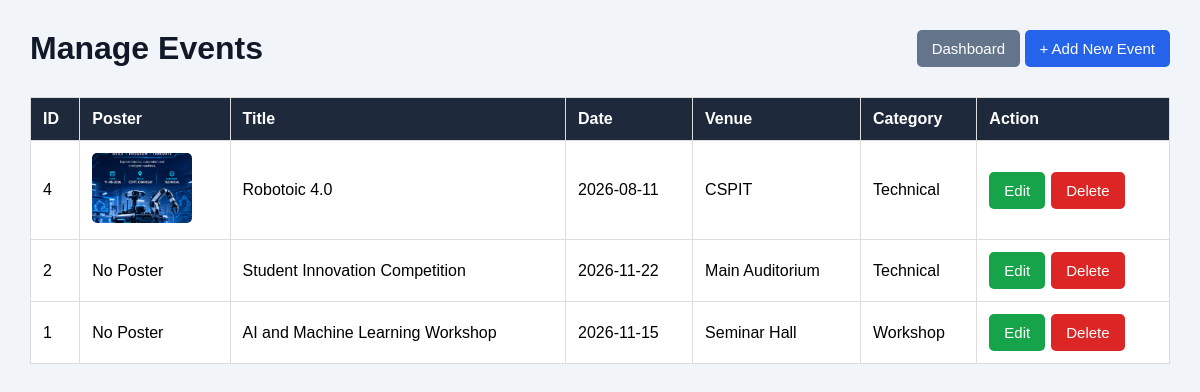
Page /admin/events.php (signed in) on the committed database.
### tables this page shows
CREATE TABLE `events` (
  `id` int(11) NOT NULL,
  `title` varchar(180) NOT NULL,
  `description` text NOT NULL,
  `event_date` date NOT NULL,
  `venue` varchar(180) NOT NULL,
  `category` varchar(60) NOT NULL,
  `status` enum('Open','Closed') NOT NULL DEFAULT 'Open',
  `poster` varchar(255) DEFAULT NULL,
  `created_at` timestamp NOT NULL DEFAULT current_timestamp(),
  `updated_at` timestamp NOT NULL DEFAULT current_timestamp() ON UPDATE current_timestamp()
);

### admin/events.php (the view, shortened to what this page needs)
<?php
require_once "../config/db.php";
$result = $conn->query("SELECT * FROM events ORDER BY id DESC");
?>
<!DOCTYPE html>
<html lang="en">
<head>
</head>
<body>
<div class="container">
    <div class="header">
        <h1>Manage Events</h1>
        <div>
            <a href="dashboard.php" class="btn dashboard-btn">
                Dashboard
            </a>
            <a href="add_event.php" class="btn add-btn">
                + Add New Event
            </a>
        </div>
    </div>
    <table>
        <thead>
            <tr>
                <th>ID</th>
                <th>Poster</th>
                <th>Title</th>
                <th>Date</th>
                <th>Venue</th>
                <th>Category</th>
                <th>Action</th>
            </tr>
        </thead>
        <tbody>
        <?php if ($result->num_rows > 0): ?>
            <?php while ($event = $result->fetch_assoc()): ?>
                <tr>
                    <td>
                        <?= (int)$event['id'] ?>
                    </td>
                    <td>
                        <?php
                        $posterName = basename($event['poster'] ?? '');
                        $posterPath = __DIR__ . "/../uploads/" . $posterName;
                        ?>
                        <?php if (!empty($posterName) && is_file($posterPath)): ?>
                            <img
                                src="../uploads/<?= rawurlencode($posterName) ?>"
                                alt="Event poster"
                                class="poster"
                            >
                        <?php else: ?>
                            No Poster
                        <?php endif; ?>
                    </td>
                    <td>
                        <?= htmlspecialchars($event['title']) ?>
                    </td>
                    <td>
                        <?= htmlspecialchars($event['event_date']) ?>
                    </td>
                    <td>
                        <?= htmlspecialchars($event['venue']) ?>
                    </td>
                    <td>
                        <?= htmlspecialchars($event['category']) ?>
                    </td>
                    <td>
                        <div class="action-buttons">
                            <a
                                href="edit_event.php?id=<?= (int)$event['id'] ?>"
                                class="btn edit-btn">
                                Edit
                            </a>
                            <form
                                action="delete_event.php"
                                method="POST"
                                onsubmit="return confirm('Are you sure you want to delete this event?');">
                                <button
                                    type="submit"
                                    class="btn delete-btn">
                                    Delete
                                </button>
                            </form>
                        </div>
                    </td>
                </tr>
            <?php endwhile; ?>
        <?php endif; ?>
        </tbody>
    </table>
</div>
</body>
</html>

### admin/events.php (style rules this page uses)
body { font-family: Arial, sans-serif; background: #f1f5f9; margin: 0; padding: 30px; }
.container { max-width: 1200px; margin: auto; }
.header { display: flex; justify-content: space-between; align-items: center; margin-bottom: 30px; }
h1 { margin: 0; color: #111827; }
.btn { display: inline-block; padding: 10px 15px; color: white; text-decoration: none; border-radius: 5px; border: none; cursor: pointer; font-size: 15px; }
.dashboard-btn { background: #64748b; }
.add-btn { background: #2563eb; }
.edit-btn { background: #16a34a; }
.delete-btn { background: #dc2626; }
table { width: 100%; border-collapse: collapse; background: white; }
th { background: #1e293b; color: white; text-align: left; }
th, td { padding: 12px; border: 1px solid #ddd; }
.poster { width: 100px; height: 70px; object-fit: cover; border-radius: 5px; }
.action-buttons { display: flex; gap: 6px; align-items: center; }
.action-buttons form { margin: 0; }

### rows in the picture
events: id "4", poster (picture), title "Robotoic 4.0", event_date "2026-08-11", venue "CSPIT", category "Technical"
events: id "2", shows "No Poster", title "Student Innovation Competition", event_date "2026-11-22", venue "Main Auditorium", category "Technical"
events: id "1", shows "No Poster", title "AI and Machine Learning Workshop", event_date "2026-11-15", venue "Seminar Hall", category "Workshop"
